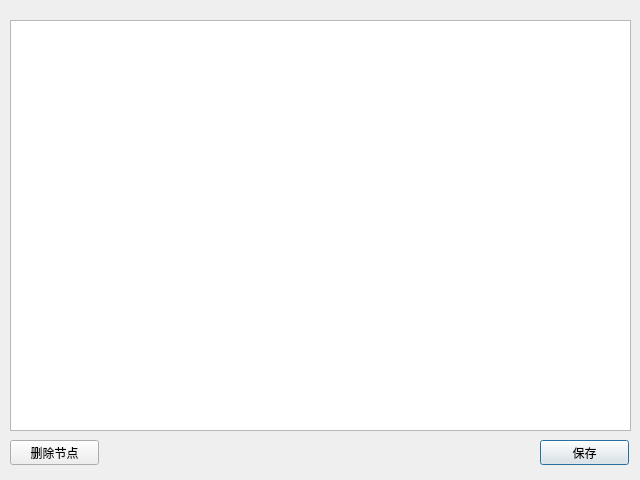
<?xml version="1.0" encoding="UTF-8"?>
<ui version="4.0">
 <class>funcEditor</class>
 <widget class="QDialog" name="funcEditor">
  <property name="geometry">
   <rect>
    <x>0</x>
    <y>0</y>
    <width>640</width>
    <height>480</height>
   </rect>
  </property>
  <property name="windowTitle">
   <string>Dialog</string>
  </property>
  <widget class="QTableWidget" name="table">
   <property name="geometry">
    <rect>
     <x>10</x>
     <y>20</y>
     <width>621</width>
     <height>411</height>
    </rect>
   </property>
  </widget>
  <widget class="QPushButton" name="saveNode">
   <property name="geometry">
    <rect>
     <x>540</x>
     <y>440</y>
     <width>89</width>
     <height>25</height>
    </rect>
   </property>
   <property name="text">
    <string>保存</string>
   </property>
  </widget>
  <widget class="QPushButton" name="removeNode">
   <property name="geometry">
    <rect>
     <x>10</x>
     <y>440</y>
     <width>89</width>
     <height>25</height>
    </rect>
   </property>
   <property name="text">
    <string>删除节点</string>
   </property>
  </widget>
 </widget>
 <resources/>
 <connections/>
</ui>
